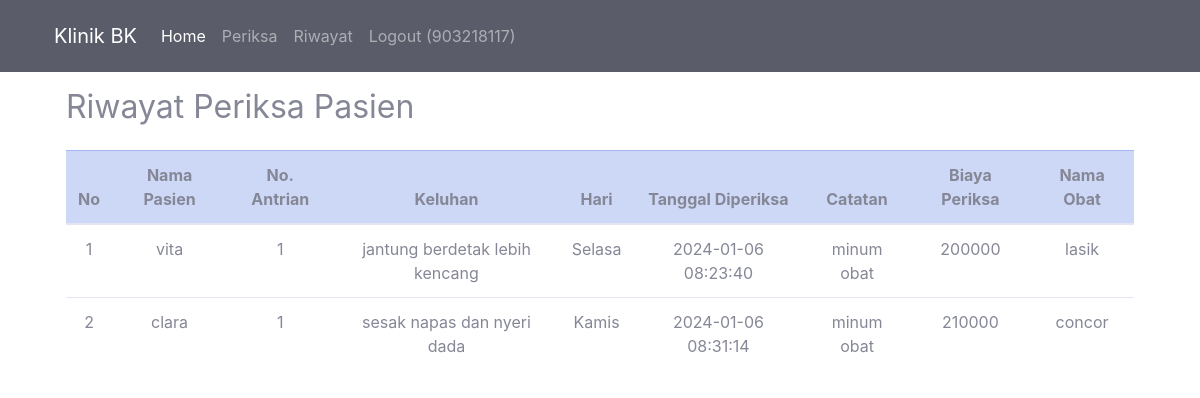
Page /berandaDokter.php?page=riwayat (signed in) on the committed database.
### tables this page shows
CREATE TABLE `daftar_poli` (
  `id` int(10) UNSIGNED NOT NULL,
  `id_pasien` int(10) UNSIGNED NOT NULL,
  `id_jadwal` int(10) UNSIGNED NOT NULL,
  `keluhan` text NOT NULL,
  `no_antrian` int(10) UNSIGNED NOT NULL,
  `tanggal` timestamp NOT NULL DEFAULT current_timestamp() ON UPDATE current_timestamp()
);

CREATE TABLE `pasien` (
  `id` int(10) UNSIGNED NOT NULL,
  `nama` varchar(255) NOT NULL,
  `alamat` varchar(255) NOT NULL,
  `no_ktp` varchar(255) NOT NULL,
  `no_hp` varchar(50) NOT NULL,
  `no_rm` varchar(25) NOT NULL
);

CREATE TABLE `jadwal_periksa` (
  `id` int(10) UNSIGNED NOT NULL,
  `id_dokter` int(10) UNSIGNED NOT NULL,
  `hari` enum('Senin','Selasa','Rabu','Kamis','Jumat','Sabtu') NOT NULL,
  `jam_mulai` time NOT NULL,
  `jam_selesai` time NOT NULL
);

CREATE TABLE `periksa` (
  `id` int(10) UNSIGNED NOT NULL,
  `id_daftar_poli` int(10) UNSIGNED NOT NULL,
  `tgl_periksa` datetime NOT NULL,
  `catatan` text NOT NULL,
  `biaya_periksa` int(11) NOT NULL
);

CREATE TABLE `obat` (
  `id` int(10) UNSIGNED NOT NULL,
  `nama_obat` varchar(50) NOT NULL,
  `kemasan` varchar(35) NOT NULL,
  `harga` int(11) NOT NULL
);

### riwayat.php (the view, shortened to what this page needs)
<main id="periksapasien-page">
    <div class="container" style="margin-top: 5.5rem;">
        <div class="row">
            <h2 class="ps-0">Riwayat Periksa Pasien</h2>
            <div class="table-responsive mt-3 px-0">
                <table class="table text-center">
                    <thead class="table-primary">
                        <tr>
                            <th valign="middle">No</th>
                            <th valign="middle">Nama Pasien</th>
                            <th valign="middle">No. Antrian</th>
                            <th valign="middle">Keluhan</th>
                            <th valign="middle">Hari</th>
                            <th valign="middle">Tanggal Diperiksa</th>
                            <th valign="middle">Catatan</th>
                            <th valign="middle">Biaya Periksa</th>
                            <th valign="middle">Nama Obat</th>
                        </tr>
                    </thead>
                    <tbody>
                    <?php
                        $id_dokter = $_SESSION['id'];
                        $result = mysqli_query($mysqli, "
                        SELECT daftar_poli.*, pasien.nama AS nama, jadwal_periksa.hari, periksa.tgl_periksa, periksa.catatan, periksa.biaya_periksa, obat.nama_obat AS nama_obat
                        FROM daftar_poli
                        JOIN jadwal_periksa ON daftar_poli.id_jadwal = jadwal_periksa.id
                        JOIN pasien ON daftar_poli.id_pasien = pasien.id
                        LEFT JOIN periksa ON daftar_poli.id = periksa.id_daftar_poli
                        LEFT JOIN detail_periksa ON periksa.id = detail_periksa.id_periksa
                        LEFT JOIN obat ON detail_periksa.id_obat = obat.id
                        WHERE jadwal_periksa.id_dokter = '$id_dokter' AND periksa.id_daftar_poli IS NOT NULL
                        ");
                        $no = 1;
                        while ($data = mysqli_fetch_array($result)) :
                    ?>
                                <tr>
                                    <td><?php echo $no++ ?></td>
                                    <td><?php echo $data['nama'] ?></td>
                                    <td><?php echo $data['no_antrian'] ?></td>
                                    <td><?php echo $data['keluhan'] ?></td>
                                    <td><?php echo $data['hari'] ?></td>
                                    <td><?php echo $data['tgl_periksa'] ?></td>
                                    <td><?php echo $data['catatan'] ?></td>
                                    <td><?php echo $data['biaya_periksa'] ?></td>
                                    <td><?php echo $data['nama_obat'] ?></td>
                                </tr>
                        <?php endwhile; ?>
                    </tbody>
                </table>
            </div>
        </div>
    </div>
</main>

### rows in the picture
daftar_poli: id_pasien.nama "vita", no_antrian "1", keluhan "jantung berdetak lebih kencang", id_jadwal.hari "Selasa", periksa.tgl_periksa "2024-01-06 08:23:40", periksa.catatan "minum obat", periksa.biaya_periksa "200000", obat.nama_obat "lasik"
daftar_poli: id_pasien.nama "clara", no_antrian "1", keluhan "sesak napas dan nyeri dada", id_jadwal.hari "Kamis", periksa.tgl_periksa "2024-01-06 08:31:14", periksa.catatan "minum obat", periksa.biaya_periksa "210000", obat.nama_obat "concor"

### other values in the picture
$_SESSION['nip'] "903218117"
